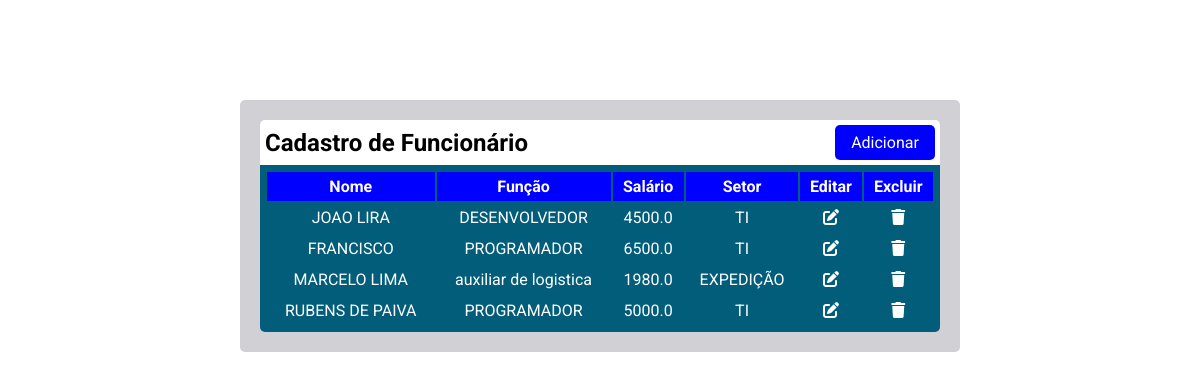
Before: / with the older database file.
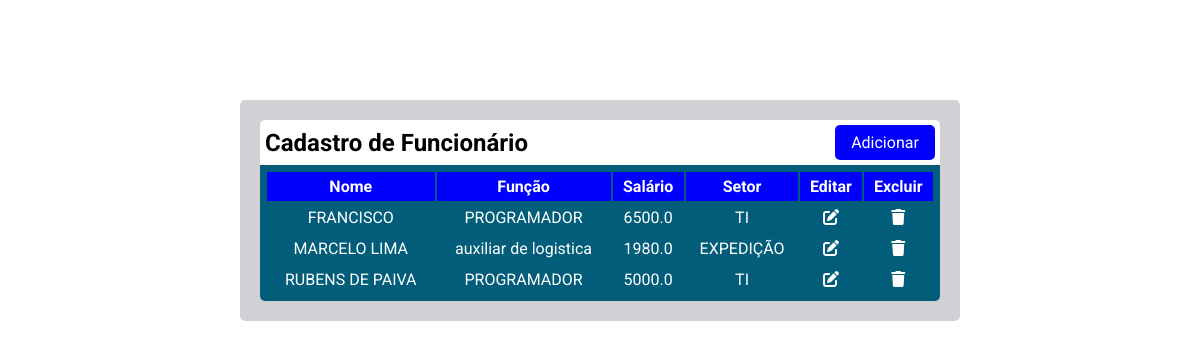
After: the same page with the newer database file.
### tables this page shows
CREATE TABLE funcionario (
               id INTEGER PRIMARY KEY AUTOINCREMENT,
               nome TEXT,
               funcao TEXT,
               salario FLOAT,
               setor TEXT);

### main.py (the view)
@app.route('/')
def index():
    lista = database.README()
    dados_formulario = request.form.to_dict()
    return render_template('index.html',lista=lista,dados=dados_formulario)

### database.py (called while the page is built)
def conexao():
    conect = sqlite3.connect('crud.db')
    cursor = conect.cursor()
    return cursor

def README():
    cursor = conexao()
    cursor.execute('SELECT * FROM funcionario')
    return cursor.fetchall()

### templates/index.html (shortened to what this page needs)
<!DOCTYPE html>
<html lang="pt-br">
<head>
    <link rel="stylesheet" href="https://cdnjs.cloudflare.com/ajax/libs/font-awesome/6.7.2/css/all.min.css" />
    <link rel="stylesheet" href="/static/style.css">
</head>
<body>
    <div class="container">
        <div class="header">
            <h2>Cadastro de Funcionário</h1>
            <button id="add" onclick="abrirModal()">Adicionar</button>
        </div>
        <div class="div-table">
            <table class="tabela">
                <thead >
                    <tr>
                        <th>Nome</th>
                        <th>Função</th>
                        <th>Salário</th>
                        <th>Setor</th>
                        <th>Editar</th>
                        <th>Excluir</th>
                    </tr>
                </thead>
                {% for i in lista %}
                <tr >
                    <td>{{i[1]}}</td>
                    <td>{{i[2]}}</td>
                    <td>{{i[3]}}</td>
                    <td>{{i[4]}}</td>
                    <td>
                        <form method="post" action="/select/{{i[0]}}">
                            <button type="submit" class="fa-solid fa-pen-to-square btn"></button>
                        </form>
                    </td>
                    <td>
                        <form method="post" action="/select/{{i[0]}}" >
                            <button class="fa-solid fa-trash btn"></button>
                        </form>
                    </td>
                </tr>
                {% endfor %}
            </table>
        </div>
    </div>
</body>
</html>

### static/style.css (style rules this page uses)
* { margin: 0; padding: 0; box-sizing: border-box; font-family: 'Roboto', sans-serif; outline: none; }
body { background-color: white; }
.container { flex-wrap: wrap; background-color: #d1d1d5; justify-content: center; align-items: center; width: 60%; border-radius: 5px; padding: 20px; margin: 100px auto 0; }
.container .header { display: flex; flex-wrap: wrap; justify-content:space-between; align-items: center; background-color: white; padding: 5px; border-radius: 5px 5px 0 0; }
.container .header > button { width: 100px; background-color: blue; color: white; font-size: 1rem; border-radius: 5px; padding: 8px; border: none; cursor: pointer; }
.btn { border: none; background: none; color: white; font-size: 16px; cursor: pointer; }
.container thead th { background-color: blue; padding: 5px; }
.container .div-table { width: 100%; flex-wrap: wrap; justify-content: center; background-color: rgb(1, 93, 121); border-radius: 0 0 5px 5px; }
.container .div-table, table { width: 100%; justify-content: center; align-items: center; }
.container .div-table, tr > td { flex-wrap: wrap; color: white; text-align: center; padding: 5px; }

Changed rows visible on the page:
removed funcionario: nome "JOAO LIRA", funcao "DESENVOLVEDOR", salario "4500.0", setor "TI"
